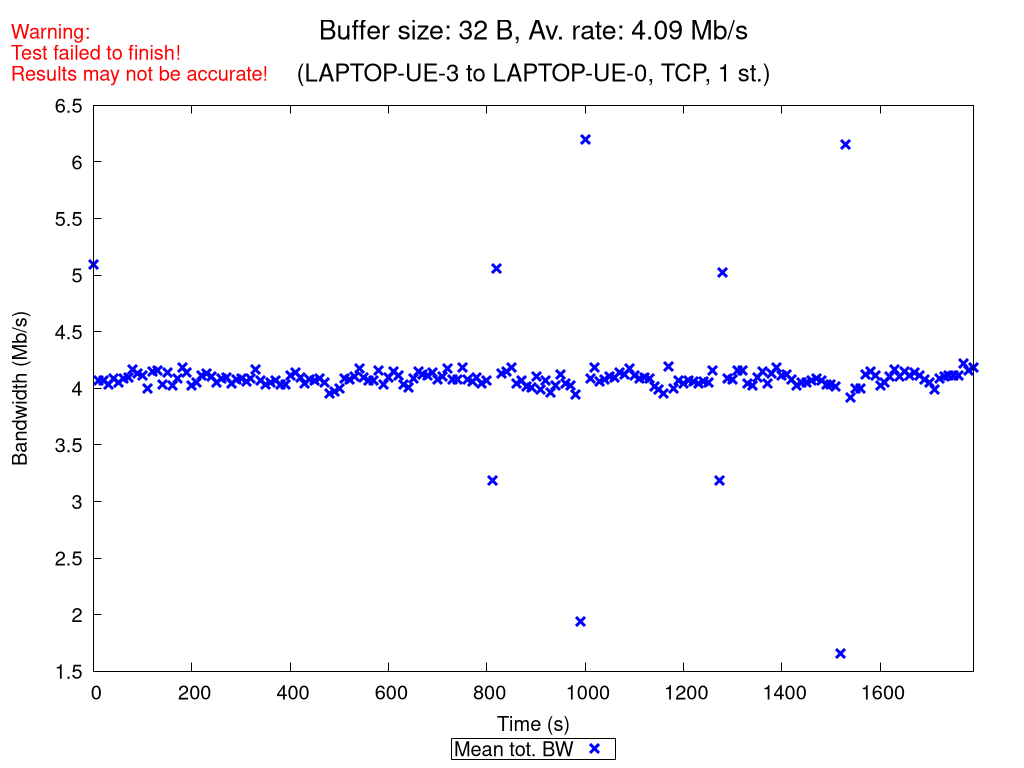

Here is the gnuplot script that generated this plot:
set terminal pngcairo nocrop enhanced size 1024,768 font "Verdana,15"
set output "TCP_1_st_2020_10_18_09-41-26_two2one_00032B.png"

set title "{/=20 Buffer size: 32 B, Av. rate: 4.09 Mb/s}\n\n{/=18 (LAPTOP-UE-3 to LAPTOP-UE-0, TCP, 1 st.)}"
set label "Warning:\nTest failed to finish!\nResults may not be accurate!" at screen 0.01, screen 0.96 tc rgb "red"

set xlabel "Time (s)"
set ylabel "Bandwidth (Mb/s)"
set ytics nomirror
set key bmargin center horizontal box samplen 1 width -1
set bmargin 4.6
set rmargin 4.5

rf = 1000000.0  # rate factor
set style fill transparent solid 0.2 noborder
set autoscale xfix
plot "TCP_1_st_2020_10_18_09-41-26_two2one_00032B_iperf_processed.dat" using 1:($2/rf-$3/rf):($2/rf+$3/rf) with filledcurves lc rgb "blue" notitle, \
     "" using 1:($2/rf) with points pt 2 ps 1.5 lw 3 lc rgb "blue" title "Mean tot. BW", \
